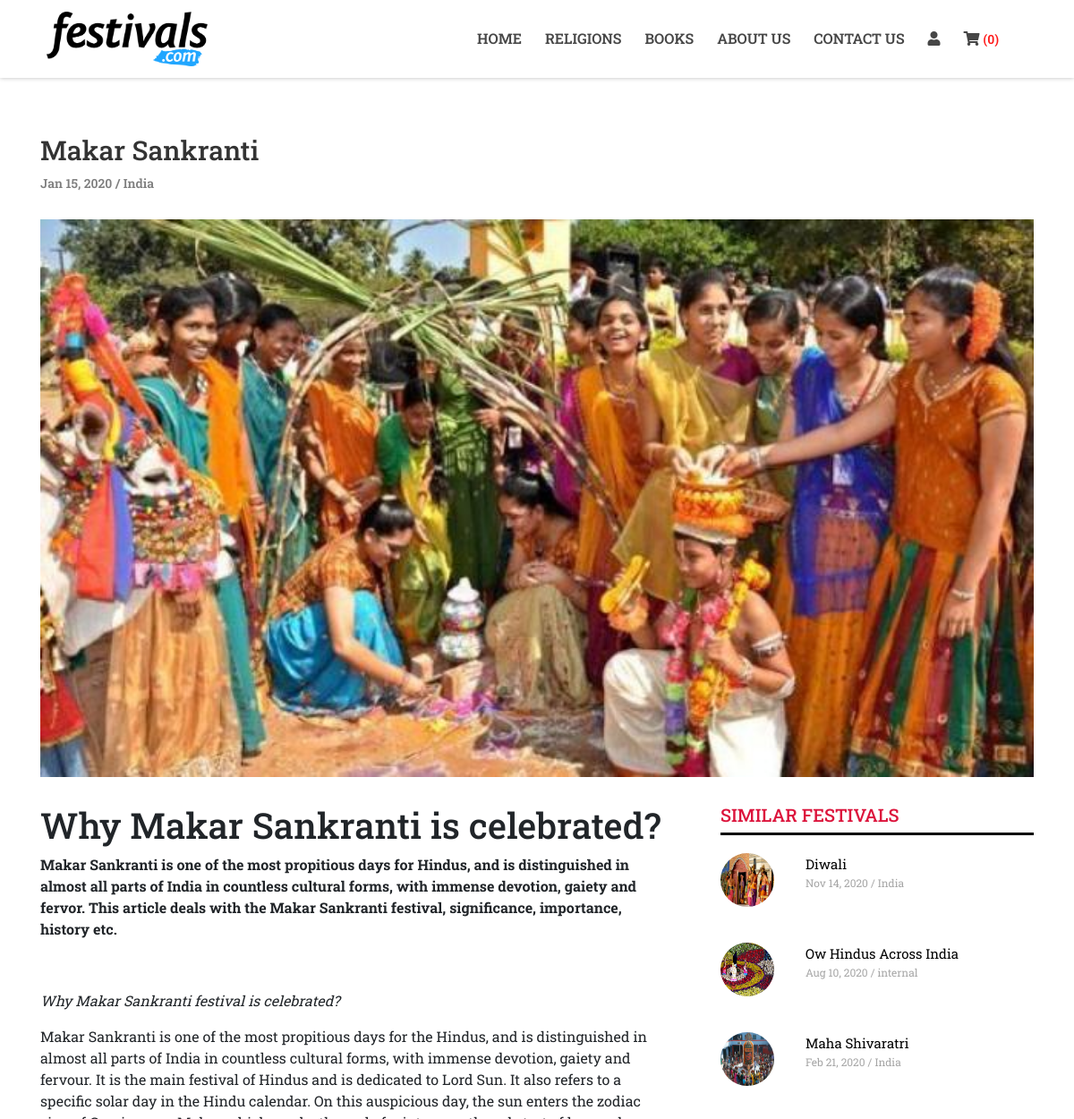
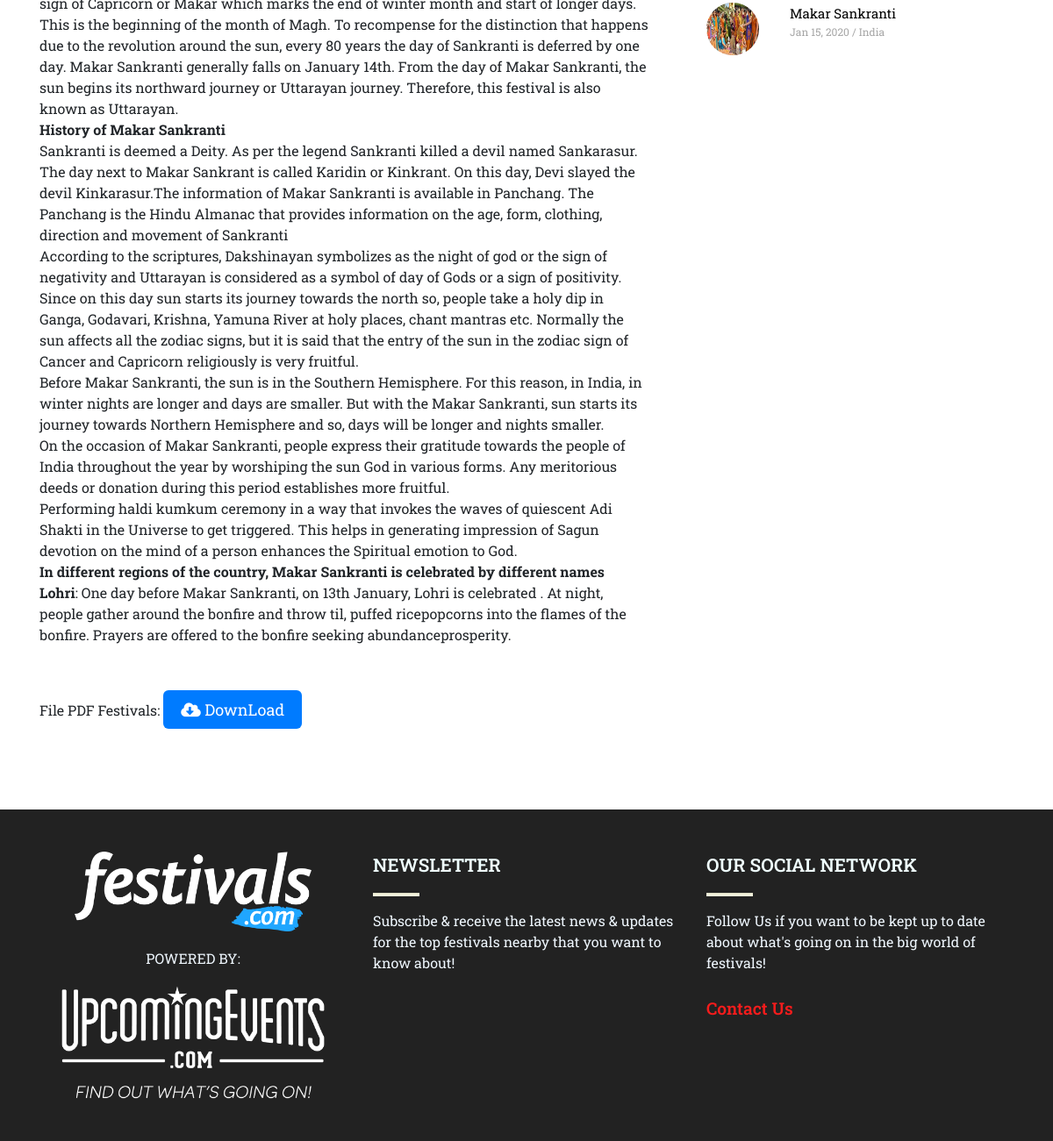
Page /festival.php?p=150 on the committed database (2 pictures, top to bottom).
### tables this page shows
CREATE TABLE `category` (
  `id` int(11) NOT NULL,
  `name_cate` varchar(100) NOT NULL,
  `link_cate` varchar(100) NOT NULL,
  `id_parent` int(11) NOT NULL,
  `status_cate` int(11) NOT NULL DEFAULT 1
);

CREATE TABLE `itemfestivals` (
  `id` int(11) NOT NULL,
  `id_reli` int(11) NOT NULL,
  `name_festival` varchar(500) NOT NULL,
  `avata_festival` varchar(255) NOT NULL,
  `date_of_the_festival` date NOT NULL,
  `place_festival` varchar(100) NOT NULL,
  `des_festival` varchar(1000) NOT NULL,
  `content_festival` varchar(5000) NOT NULL,
  `highlight` int(11) NOT NULL DEFAULT 0,
  `the_best` int(11) NOT NULL DEFAULT 0,
  `status` int(11) NOT NULL DEFAULT 1,
  `id_user` int(11) NOT NULL
);

### lib/header_action.php (called while the page is built, shortened)
<?php
    require('dbConn.php');
    function Category() {
        global $conn;
        $sql = "SELECT * FROM category WHERE id_parent = 0";
        $result = mysqli_query($conn, $sql);
        return $result;
    }
    function GetTotalItemCart() {
        if(isset($_SESSION['cart'])) {
            return count($_SESSION['cart']);
        } else {
            return 0;
        }
    }
?>

### lib/festival_action.php (called while the page is built, shortened)
<?php
    require('dbConn.php');
    function CheckIdFestivalGet() {
        if(isset($_GET['p'])) {
            $idFestival = $_GET['p'];
        } else {
            $idFestival = '';
        }
        return $idFestival;
    }
    function Festival() {
        global $conn;
        $id = CheckIdFestivalGet();
        $sql = "SELECT * FROM itemfestivals WHERE id = '$id'";
        $result = mysqli_query($conn, $sql);
        return $result;
    }
    function SimilarFestivals8() {
        global $conn;
        $result = Festival();
        $rowFestival = mysqli_fetch_assoc($result);
        $idReli = $rowFestival['id_reli'];
        $sqlIdReli = "SELECT * FROM itemfestivals WHERE id_reli = '$idReli' ORDER BY id LIMIT 0, 8";
        $resultIdReli = mysqli_query($conn, $sqlIdReli);
        return $resultIdReli;
    }
?>

### lib/convertMonth.php (called while the page is built, shortened)
<?php
    function convertMonth($date){
        $arrayDate = explode('-', $date);
        $month = $arrayDate[1];
        $monthConvert = '';
        switch($month) {
            case "1" :
                $monthConvert =  "Jan";
                break;
            case "2" :
                $monthConvert =  "Feb";
                break;
            case "8" :
                $monthConvert =  "Aug";
                break;
            case "11" :
                $monthConvert =  "Nov";
                break;
        }
        return "$monthConvert". " "."$arrayDate[2]".","." $arrayDate[0]";
    }
?>

### festival.php (the view, shortened to what this page needs)
<?php
    require('./lib/festival_action.php');
    require('./lib/convertMonth.php');
    require('./common/top.php');
?>
<body>
    <?php include('./common/header.php')?>
    <?php
        $festival = Festival();
        $rowFestival = mysqli_fetch_assoc($festival);
        $dateConvert = convertMonth($rowFestival['date_of_the_festival']);
    ?>
    <main class='block_main'>
        <section class='festivals'>
            <div class="container content">
                <div class='festivals-header'>
                    <div class="blog-grid">
                        <h1 class='title-festival'><?php echo $rowFestival['name_festival']?></h1>
                    </div>
                    <div class='blog-grid-info'>
                        <span class='time-date'>
                            <?php echo $dateConvert?> / <?php echo $rowFestival['place_festival']?>
                        </span>
                    </div>
                    <div class="i_img">
                        <img class="iss"
                            src="<?php echo $rowFestival['avata_festival']?>"
                            alt="<?php echo $rowFestival['name_festival']?>"
                        >
                    </div>
                </div>
                <div class="row">
                    <div class="col-lg-8" id='content_festival'>
                        <div>
                            <?php echo $rowFestival['content_festival']?>
                        </div>
                        <?php
                            $link_pdf = './upload/religions/'.$rowFestival['id_reli'].'/'.$rowFestival['id'].'/'.$rowFestival['id'].'.pdf';
                        ?>
                        <div class='dowload-file-pdf'>
                            <span>
                                File PDF Festivals:
                            </span>
                            <a href="<?php echo $link_pdf?>" download id='dowload_pdf'>
                            <i class="fas fa-cloud-download-alt"></i> DownLoad
                            </a>
                        </div>
                    </div>
                    <div class="col-lg-4 similar-festival">
                        <div class="margin-bottom-30">
                            <div class="line">
                                <h5>SIMILAR FESTIVALS</h5>
                            </div>
                            <?php
                                $resultSimiFes = SimilarFestivals8();
                                while ($row_SimiFes = mysqli_fetch_array($resultSimiFes)) {
                                    $dateConvertSimi = convertMonth($row_SimiFes['date_of_the_festival']);
                            ?>
                                <div class="detail" href="">
                                    <div class='row'>
                                        <a class='col-3 col-md-12 col-lg-3' href="festival.php?p=<?php echo $row_SimiFes['id']?>">
                                            <img
                                                class="img-detail"
                                                src="<?php echo $row_SimiFes['avata_festival']?>"
                                                alt="hinh11"
                                            >
                                        </a>
                                        <div class='col-9 col-md-12 col-lg-9'>
                                            <a href="festival.php?p=<?php echo $row_SimiFes['id']?>" class='name'><?php echo $row_SimiFes['name_festival']?></a>
                                            <p class='a-t'><?php echo $dateConvertSimi ?> / <?php echo $row_SimiFes['place_festival']?></p>
                                        </div>
                                    </div>
                                </div>
                            <?php }?>
                        </div>
                    </div>
                </div>
            </div>
        </section>
    </main>
    <?php include('./common/footer.php')?>
</body>

### common/header.php (shortened to what this page needs)
<?php
    require('./lib/header_action.php');
?>
<header>
    <nav class="navbar navbar-expand-lg navbar-light fixed-top nav-bg">
        <a class="navbar-brand" href="index.php"><img class="img-fluid logonav" src="./upload/images/logo.png" width="180px" /></a>
        <div class="collapse navbar-collapse" id="navbarSupportedContent" style='margin-right: 40px'>
            <ul class="navbar-nav ml-auto">
                <?php
                    $resultMenu = Category();
                    while($row_menu = mysqli_fetch_array($resultMenu)) {
                ?>
                        <li class="nav-item festival-nav <?php echo $_SESSION['menu'] == $row_menu['id'] ? 'active-header': '';?>">
                            <a class="nav-link" href="<?php echo $row_menu['link_cate']?>"><?php echo $row_menu['name_cate']?></a>
                        </li>
                <?php }?>
                <?php
                    isset($_SESSION['userLogin']) ? require('header-login.php'): require('header-default.php');
                ?>
                <li class='nav-item festival-nav <?php echo $_SESSION['menu'] == 1001 ? 'active-header': '';?>'>
                    <a href="cart.php" class='nav-link'>
                        <i class="fas fa-shopping-cart"></i>
                        <span class='cart-total'>(<?php echo GetTotalItemCart()?>)</span>
                    </a>
                </li>
            </ul>
        </div>
    </nav>
</header>

### assets/css/header.css (style rules this page uses)
.logonav { margin-left:20% ; }
.nav-bg { background: #fff; box-shadow: 0 0 5px #bbb; }
nav ul { margin-right:20px ; }
nav ul li { padding-left:10px ; }
nav ul li a { font-weight: 600; color: #333 !important; opacity: 0.9; }
.festival-nav { position: relative; display: inline-block; }
.cart-total { font-size: 14px; color: red; }

### assets/css/main.css (style rules this page uses)
.block_main { padding-top: 150px; padding-bottom: 100px; }
body { font-family: 'Roboto Slab', serif; }

### assets/css/festival.css (style rules this page uses)
.blog-grid-info { opacity: 0.5; color: black; padding-left: 0%; margin-left: 0%; }
.blog-grid-info .time-date { font-size: 14px; font-weight: 600; display: block; }
.title-festival { font-size: 30px; color: #333; }
.i_img .iss { margin: 30px 0; width: 100%; height: auto; }
ul { list-style-type: none; }
.line { border-bottom-width: 3px ; border-bottom-color:black; border-bottom-style: solid; }
.line h5 { color: crimson; border-bottom-width: 10px; }
.detail { display: block; padding: 20px 0; }
.detail .name { color: black; font-size: 15px; }
.detail .a-t { font-size: 12px; color: gray; }
.img-detail { width: 60px; height: 60px; border-radius: 50%; }
.detail p { opacity: 0.7; }
.dowload-file-pdf { margin-top: 60px; }
#dowload_pdf { padding: 10px 20px; background: #007bff; color: #fff; font-size: 18px; border-radius: 6px; }
#dowload_pdf { text-decoration: none; }
#content_festival { padding-right:50px; }

### rows in the picture
category: name_cate "HOME"
category: name_cate "RELIGIONS"
category: name_cate "BOOKS"
category: name_cate "ABOUT US"
category: name_cate "CONTACT US"
itemfestivals: name_festival "Makar Sankranti", date_of_the_festival "Jan 15, 2020", place_festival "India", avata_festival (picture), content_festival "Why Makar Sankranti is celebrated? Makar Sankranti is one of the most propitious days for Hindus, and is distinguished in almost all parts of India in countless cultural forms, with immense devotion, gaiety and fervor. This article deals with the Makar Sankranti festival, significance, importance, history etc. Why Makar Sankranti festival is celebrated? Makar Sankranti is one of the most propitious days for the Hindus, and is distinguished in almost all parts of India in countless cultural forms, with immense devotion, gaiety and fervour. It is the main festival of Hindus and is dedicated to Lord Sun. It also refers to a specific solar day in the Hindu calendar. On this auspicious day, the…"
itemfestivals: avata_festival (picture), name_festival "Diwali", date_of_the_festival "Nov 14, 2020", place_festival "India"
itemfestivals: avata_festival (picture), name_festival "Ow Hindus Across India", date_of_the_festival "Aug 10, 2020", place_festival "internal"
itemfestivals: avata_festival (picture), name_festival "Maha Shivaratri", date_of_the_festival "Feb 21, 2020", place_festival "India"

### other values in the picture
GetTotalItemCart() "0"
